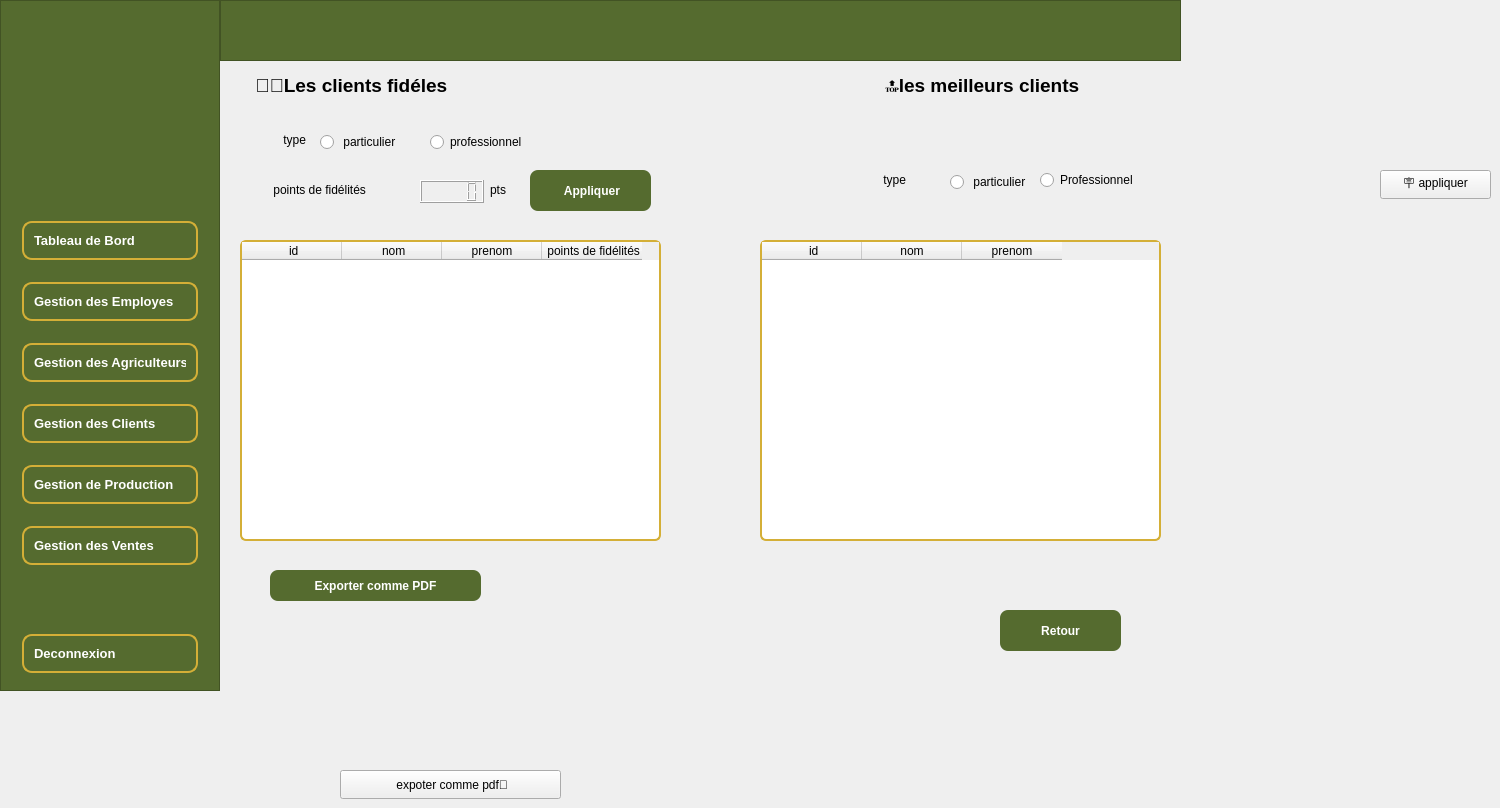
      <widget class="QWidget" name="page_classement_clients">
       <property name="styleSheet">
        <string notr="true"/>
       </property>
       <widget class="QFrame" name="sidebar_9">
        <property name="geometry">
         <rect>
          <x>0</x>
          <y>0</y>
          <width>220</width>
          <height>691</height>
         </rect>
        </property>
        <property name="minimumSize">
         <size>
          <width>220</width>
          <height>0</height>
         </size>
        </property>
        <property name="maximumSize">
         <size>
          <width>220</width>
          <height>16777215</height>
         </size>
        </property>
        <property name="styleSheet">
         <string notr="true">QFrame {
    background-color: #556B2F;
}
QPushButton {
    background-color: transparent;
    color: white;
    border: 2px solid #D4AF37;
    border-radius: 10px;
    padding: 10px;
    margin: 8px 12px;
    text-align: left;
}

QPushButton:hover {
    background-color: #D4AF37;
    color: black;
}
</string>
        </property>
        <property name="frameShape">
         <enum>QFrame::Shape::StyledPanel</enum>
        </property>
        <property name="frameShadow">
         <enum>QFrame::Shadow::Raised</enum>
        </property>
        <layout class="QVBoxLayout" name="verticalLayout_15">
         <item>
          <widget class="QLabel" name="label_30">
           <property name="minimumSize">
            <size>
             <width>150</width>
             <height>150</height>
            </size>
           </property>
           <property name="maximumSize">
            <size>
             <width>150</width>
             <height>150</height>
            </size>
           </property>
           <property name="text">
            <string/>
           </property>
           <property name="pixmap">
            <pixmap>../SMART_OIL_PRESS_DHOUHA/GestionEmployes/images/lg-removebg-preview.png</pixmap>
           </property>
           <property name="scaledContents">
            <bool>true</bool>
           </property>
           <property name="alignment">
            <set>Qt::AlignmentFlag::AlignCenter</set>
           </property>
          </widget>
         </item>
         <item>
          <spacer name="verticalSpacer_19">
           <property name="orientation">
            <enum>Qt::Orientation::Vertical</enum>
           </property>
           <property name="sizeHint" stdset="0">
            <size>
             <width>20</width>
             <height>40</height>
            </size>
           </property>
          </spacer>
         </item>
         <item>
          <widget class="QPushButton" name="btn_home_10">
           <property name="font">
            <font>
             <pointsize>10</pointsize>
             <bold>true</bold>
            </font>
           </property>
           <property name="text">
            <string>Tableau de Bord</string>
           </property>
           <property name="icon">
            <iconset theme="QIcon::ThemeIcon::GoHome"/>
           </property>
          </widget>
         </item>
         <item>
          <widget class="QPushButton" name="btn_employes_10">
           <property name="font">
            <font>
             <pointsize>10</pointsize>
             <bold>true</bold>
            </font>
           </property>
           <property name="text">
            <string>Gestion des Employes</string>
           </property>
           <property name="icon">
            <iconset theme="QIcon::ThemeIcon::UserAvailable"/>
           </property>
          </widget>
         </item>
         <item>
          <widget class="QPushButton" name="btn_agriculteurs_10">
           <property name="font">
            <font>
             <pointsize>10</pointsize>
             <bold>true</bold>
            </font>
           </property>
           <property name="text">
            <string>Gestion des Agriculteurs</string>
           </property>
          </widget>
         </item>
         <item>
          <widget class="QPushButton" name="btn_clients_10">
           <property name="font">
            <font>
             <pointsize>10</pointsize>
             <bold>true</bold>
            </font>
           </property>
           <property name="text">
            <string>Gestion des Clients</string>
           </property>
          </widget>
         </item>
         <item>
          <widget class="QPushButton" name="btn_production_10">
           <property name="font">
            <font>
             <pointsize>10</pointsize>
             <bold>true</bold>
            </font>
           </property>
           <property name="text">
            <string>Gestion de Production</string>
           </property>
          </widget>
         </item>
         <item>
          <widget class="QPushButton" name="btn_ventes_10">
           <property name="font">
            <font>
             <pointsize>10</pointsize>
             <bold>true</bold>
            </font>
           </property>
           <property name="text">
            <string>Gestion des Ventes</string>
           </property>
          </widget>
         </item>
         <item>
          <spacer name="verticalSpacer_20">
           <property name="orientation">
            <enum>Qt::Orientation::Vertical</enum>
           </property>
           <property name="sizeHint" stdset="0">
            <size>
             <width>20</width>
             <height>40</height>
            </size>
           </property>
          </spacer>
         </item>
         <item>
          <widget class="QPushButton" name="btn_logout_10">
           <property name="font">
            <font>
             <pointsize>10</pointsize>
             <bold>true</bold>
            </font>
           </property>
           <property name="text">
            <string>Deconnexion</string>
           </property>
          </widget>
         </item>
        </layout>
       </widget>
       <widget class="QFrame" name="frame_10">
        <property name="geometry">
         <rect>
          <x>220</x>
          <y>0</y>
          <width>961</width>
          <height>61</height>
         </rect>
        </property>
        <property name="styleSheet">
         <string notr="true">QFrame {
    background-color: #556B2F;
}
QPushButton {
    background-color: transparent;
    color: white;
    border: 2px solid #D4AF37;
    border-radius: 10px;
    padding: 10px;
    margin: 8px 12px;
    text-align: left;
}

QPushButton:hover {
    background-color: #D4AF37;
    color: black;
}
</string>
        </property>
        <property name="frameShape">
         <enum>QFrame::Shape::StyledPanel</enum>
        </property>
        <property name="frameShadow">
         <enum>QFrame::Shadow::Raised</enum>
        </property>
       </widget>
       <widget class="QLCDNumber" name="points_2">
        <property name="geometry">
         <rect>
          <x>420</x>
          <y>180</y>
          <width>64</width>
          <height>23</height>
         </rect>
        </property>
       </widget>
       <widget class="QRadioButton" name="particulier_4">
        <property name="geometry">
         <rect>
          <x>950</x>
          <y>170</y>
          <width>110</width>
          <height>24</height>
         </rect>
        </property>
        <property name="text">
         <string> particulier</string>
        </property>
       </widget>
       <widget class="QTableWidget" name="table4">
        <property name="geometry">
         <rect>
          <x>240</x>
          <y>240</y>
          <width>421</width>
          <height>301</height>
         </rect>
        </property>
        <property name="styleSheet">
         <string notr="true">QTableView {
    background-color: white;
    border: 2px solid #D4AF37;   /* jaune doré */
    gridline-color: #D4AF37;
    border-radius: 6px;
    selection-background-color: #FFF3C4;
    selection-color: black;
}




</string>
        </property>
        <column>
         <property name="text">
          <string> id</string>
         </property>
        </column>
        <column>
         <property name="text">
          <string> nom</string>
         </property>
        </column>
        <column>
         <property name="text">
          <string>prenom</string>
         </property>
        </column>
        <column>
         <property name="text">
          <string> points de fidélités</string>
         </property>
        </column>
       </widget>
       <widget class="QTableWidget" name="table5">
        <property name="geometry">
         <rect>
          <x>760</x>
          <y>240</y>
          <width>401</width>
          <height>301</height>
         </rect>
        </property>
        <property name="styleSheet">
         <string notr="true">QTableView {
    background-color: white;
    border: 2px solid #D4AF37;   /* jaune doré */
    gridline-color: #D4AF37;
    border-radius: 6px;
    selection-background-color: #FFF3C4;
    selection-color: black;
}




</string>
        </property>
        <column>
         <property name="text">
          <string> id</string>
         </property>
        </column>
        <column>
         <property name="text">
          <string>nom</string>
         </property>
        </column>
        <column>
         <property name="text">
          <string>prenom</string>
         </property>
        </column>
       </widget>
       <widget class="QLabel" name="label_33">
        <property name="geometry">
         <rect>
          <x>250</x>
          <y>70</y>
          <width>251</width>
          <height>31</height>
         </rect>
        </property>
        <property name="font">
         <font>
          <family>Segoe UI</family>
          <pointsize>14</pointsize>
          <italic>false</italic>
          <bold>true</bold>
         </font>
        </property>
        <property name="styleSheet">
         <string notr="true"/>
        </property>
        <property name="text">
         <string> 🤝🏼Les clients fidéles</string>
        </property>
       </widget>
       <widget class="QPushButton" name="exporter2">
        <property name="geometry">
         <rect>
          <x>340</x>
          <y>770</y>
          <width>221</width>
          <height>29</height>
         </rect>
        </property>
        <property name="text">
         <string> expoter comme pdf📄</string>
        </property>
       </widget>
       <widget class="QPushButton" name="appliquer2">
        <property name="geometry">
         <rect>
          <x>530</x>
          <y>170</y>
          <width>121</width>
          <height>41</height>
         </rect>
        </property>
        <property name="styleSheet">
         <string notr="true">/* ====== PushButton ====== */
QPushButton {
    background-color: #556B2F;
    color: white;
    border-radius: 8px;
    padding: 8px 20px;
    font-weight: bold;
}

QPushButton:hover {
    background-color: #6B8E23;
}

QPushButton:pressed {
    background-color: #3E4E1F;
}</string>
        </property>
        <property name="text">
         <string> Appliquer</string>
        </property>
       </widget>
       <widget class="QPushButton" name="appliquer3">
        <property name="geometry">
         <rect>
          <x>1380</x>
          <y>170</y>
          <width>111</width>
          <height>29</height>
         </rect>
        </property>
        <property name="text">
         <string>🪧 appliquer</string>
        </property>
       </widget>
       <widget class="QLabel" name="label_34">
        <property name="geometry">
         <rect>
          <x>880</x>
          <y>70</y>
          <width>251</width>
          <height>31</height>
         </rect>
        </property>
        <property name="font">
         <font>
          <family>Segoe UI</family>
          <pointsize>14</pointsize>
          <italic>false</italic>
          <bold>true</bold>
         </font>
        </property>
        <property name="styleSheet">
         <string notr="true"/>
        </property>
        <property name="text">
         <string> 🔝les meilleurs clients</string>
        </property>
       </widget>
       <widget class="QLabel" name="label_39">
        <property name="geometry">
         <rect>
          <x>880</x>
          <y>170</y>
          <width>63</width>
          <height>20</height>
         </rect>
        </property>
        <property name="text">
         <string> type</string>
        </property>
       </widget>
       <widget class="QLabel" name="label_37">
        <property name="geometry">
         <rect>
          <x>270</x>
          <y>180</y>
          <width>141</width>
          <height>20</height>
         </rect>
        </property>
        <property name="text">
         <string> points de fidélités</string>
        </property>
       </widget>
       <widget class="QRadioButton" name="particulier_5">
        <property name="geometry">
         <rect>
          <x>320</x>
          <y>130</y>
          <width>110</width>
          <height>24</height>
         </rect>
        </property>
        <property name="text">
         <string> particulier</string>
        </property>
       </widget>
       <widget class="QLabel" name="label_38">
        <property name="geometry">
         <rect>
          <x>280</x>
          <y>130</y>
          <width>63</width>
          <height>20</height>
         </rect>
        </property>
        <property name="text">
         <string> type</string>
        </property>
       </widget>
       <widget class="QRadioButton" name="profisionnel_4">
        <property name="geometry">
         <rect>
          <x>430</x>
          <y>130</y>
          <width>110</width>
          <height>24</height>
         </rect>
        </property>
        <property name="text">
         <string>professionnel</string>
        </property>
       </widget>
       <widget class="QLabel" name="label_40">
        <property name="geometry">
         <rect>
          <x>490</x>
          <y>180</y>
          <width>63</width>
          <height>20</height>
         </rect>
        </property>
        <property name="text">
         <string>pts</string>
        </property>
       </widget>
       <widget class="QRadioButton" name="profisionnel_5">
        <property name="geometry">
         <rect>
          <x>1040</x>
          <y>170</y>
          <width>101</width>
          <height>20</height>
         </rect>
        </property>
        <property name="text">
         <string>Professionnel</string>
        </property>
       </widget>
       <widget class="QPushButton" name="exporter_2">
        <property name="geometry">
         <rect>
          <x>270</x>
          <y>570</y>
          <width>211</width>
          <height>31</height>
         </rect>
        </property>
        <property name="styleSheet">
         <string notr="true">/* ====== PushButton ====== */
QPushButton {
    background-color: #556B2F;
    color: white;
    border-radius: 8px;
    padding: 8px 20px;
    font-weight: bold;
}

QPushButton:hover {
    background-color: #6B8E23;
}

QPushButton:pressed {
    background-color: #3E4E1F;
}</string>
        </property>
        <property name="text">
         <string>Exporter comme PDF</string>
        </property>
       </widget>
       <widget class="QPushButton" name="btn_retour_9">
        <property name="geometry">
         <rect>
          <x>1000</x>
          <y>610</y>
          <width>121</width>
          <height>41</height>
         </rect>
        </property>
        <property name="styleSheet">
         <string notr="true">/* ====== PushButton ====== */
QPushButton {
    background-color: #556B2F;
    color: white;
    border-radius: 8px;
    padding: 8px 20px;
    font-weight: bold;
}

QPushButton:hover {
    background-color: #6B8E23;
}

QPushButton:pressed {
    background-color: #3E4E1F;
}
</string>
        </property>
        <property name="text">
         <string>Retour</string>
        </property>
        <property name="icon">
         <iconset theme="QIcon::ThemeIcon::GoPrevious"/>
        </property>
       </widget>
      </widget>
